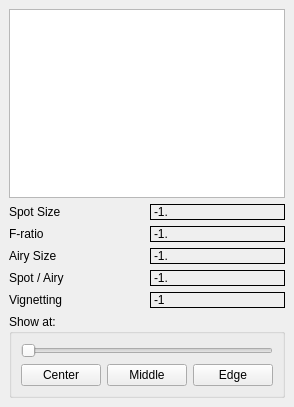
<?xml version="1.0" encoding="UTF-8"?>
<ui version="4.0">
 <class>DockScatterPlot</class>
 <widget class="QDockWidget" name="DockScatterPlot">
  <property name="geometry">
   <rect>
    <x>0</x>
    <y>0</y>
    <width>280</width>
    <height>407</height>
   </rect>
  </property>
  <property name="features">
   <set>QDockWidget::DockWidgetFloatable|QDockWidget::DockWidgetMovable</set>
  </property>
  <property name="windowTitle">
   <string>ScatterPlot</string>
  </property>
  <widget class="QWidget" name="dockWidgetContents">
   <layout class="QGridLayout" name="gridLayout">
    <item row="1" column="0">
     <widget class="QLabel" name="label">
      <property name="toolTip">
       <string>This is the diameter of the actual device spot blur, without diffraction.
Its should be compared with the perfect Airy diameter</string>
      </property>
      <property name="text">
       <string>Spot Size</string>
      </property>
     </widget>
    </item>
    <item row="1" column="1">
     <widget class="QLabel" name="qlPsfDiameter">
      <property name="frameShape">
       <enum>QFrame::Box</enum>
      </property>
      <property name="frameShadow">
       <enum>QFrame::Plain</enum>
      </property>
      <property name="text">
       <string>-1.</string>
      </property>
     </widget>
    </item>
    <item row="2" column="1">
     <widget class="QLabel" name="qlFD">
      <property name="frameShape">
       <enum>QFrame::Box</enum>
      </property>
      <property name="frameShadow">
       <enum>QFrame::Plain</enum>
      </property>
      <property name="text">
       <string>-1.</string>
      </property>
     </widget>
    </item>
    <item row="2" column="0">
     <widget class="QLabel" name="label_3">
      <property name="toolTip">
       <string>This is the focal ratio of the actual device, calculated from light flow</string>
      </property>
      <property name="text">
       <string>F-ratio</string>
      </property>
     </widget>
    </item>
    <item row="0" column="0" colspan="2">
     <widget class="QGraphicsView" name="graphicsView">
      <property name="dragMode">
       <enum>QGraphicsView::NoDrag</enum>
      </property>
      <property name="resizeAnchor">
       <enum>QGraphicsView::NoAnchor</enum>
      </property>
     </widget>
    </item>
    <item row="4" column="1">
     <widget class="QLabel" name="qlLFro">
      <property name="frameShape">
       <enum>QFrame::Box</enum>
      </property>
      <property name="frameShadow">
       <enum>QFrame::Plain</enum>
      </property>
      <property name="text">
       <string>-1.</string>
      </property>
     </widget>
    </item>
    <item row="3" column="0">
     <widget class="QLabel" name="label_5">
      <property name="toolTip">
       <string>This is the diameter of a optically perfect device, (diffraction limited) 
with the same F/D ratio that the real device.
This shows the max quality we can obtain.</string>
      </property>
      <property name="text">
       <string>Airy Size</string>
      </property>
     </widget>
    </item>
    <item row="4" column="0">
     <widget class="QLabel" name="label_4">
      <property name="toolTip">
       <string>This is the ratio :

Diameter of the actual spot blur without diffraction
-----------------------------------------------------------
Diameter of the diffraction blur for an equivalent perfect instrument

Its should stay under 1., so the light flow goes fully in the diffraction  spot, and the intrument is only diffraction limited.
</string>
      </property>
      <property name="text">
       <string>Spot / Airy</string>
      </property>
     </widget>
    </item>
    <item row="3" column="1">
     <widget class="QLabel" name="qlPerfectAiry">
      <property name="frameShape">
       <enum>QFrame::Box</enum>
      </property>
      <property name="frameShadow">
       <enum>QFrame::Plain</enum>
      </property>
      <property name="text">
       <string>-1.</string>
      </property>
     </widget>
    </item>
    <item row="5" column="0">
     <widget class="QLabel" name="label_2">
      <property name="text">
       <string>Vignetting</string>
      </property>
     </widget>
    </item>
    <item row="5" column="1">
     <widget class="QLabel" name="qlVignetting">
      <property name="frameShape">
       <enum>QFrame::Box</enum>
      </property>
      <property name="text">
       <string>-1</string>
      </property>
     </widget>
    </item>
    <item row="6" column="0" colspan="2">
     <widget class="QGroupBox" name="groupBox">
      <property name="title">
       <string>Show at:</string>
      </property>
      <layout class="QGridLayout" name="gridLayout_2">
       <item row="3" column="0">
        <layout class="QHBoxLayout" name="horizontalLayout">
         <item>
          <widget class="QPushButton" name="pushButton">
           <property name="text">
            <string>Center</string>
           </property>
          </widget>
         </item>
         <item>
          <widget class="QPushButton" name="pushButton_2">
           <property name="text">
            <string>Middle</string>
           </property>
          </widget>
         </item>
         <item>
          <widget class="QPushButton" name="pushButton_3">
           <property name="text">
            <string>Edge</string>
           </property>
          </widget>
         </item>
        </layout>
       </item>
       <item row="1" column="0">
        <widget class="QSlider" name="hsImageFieldPos">
         <property name="maximum">
          <number>100</number>
         </property>
         <property name="orientation">
          <enum>Qt::Horizontal</enum>
         </property>
        </widget>
       </item>
      </layout>
     </widget>
    </item>
   </layout>
  </widget>
 </widget>
 <resources/>
 <connections/>
</ui>
